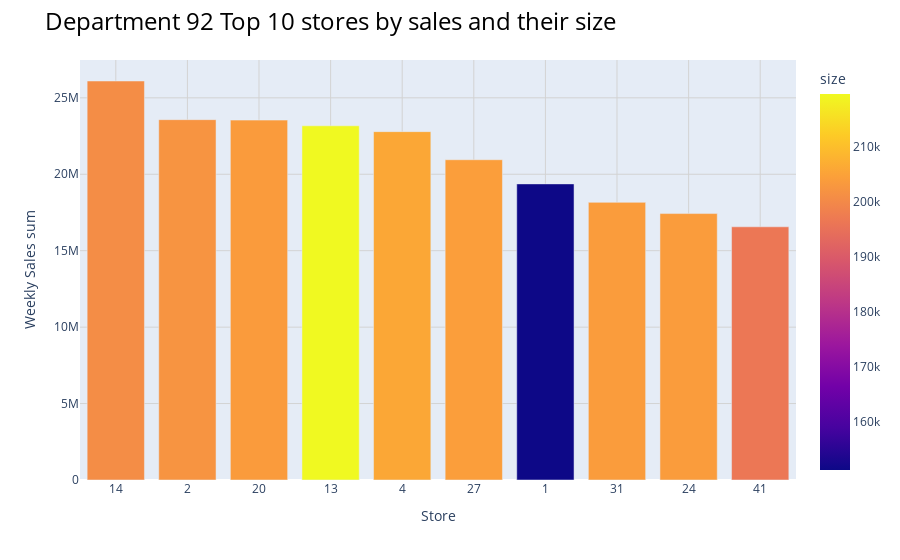

Here is the notebook cell this chart was saved with:
### Code cell
fig2 = px.bar(s_d_1, x='Store', y = 'sales',color='size')
fig2.update_yaxes(title = 'Weekly Sales sum',
    showgrid=True, gridcolor='lightgray', gridwidth=1)
fig2.update_xaxes(title = 'Store',
    showgrid=True, gridcolor='lightgray', gridwidth=1)
fig2.update_layout(
    title={
        "text": "Department 92 Top 10 stores by sales and their size",
        "font": {
            "size": 24,
            "color": "black"
        }
        }
)
fig2.show()

### Figure 1 — Plotly figure (JSON) as saved in the notebook; plotly's stock layout.template omitted (floating-point values rounded to 4 significant figures)
{"data": [{"alignmentgroup": "True", "hovertemplate": "Store=%{x}<br>sales=%{y}<br>size=%{marker.color}<extra></extra>", "legendgroup": "", "marker": {"color": [200898, 202307, 203742, 219622, 205863, 204184, 151315, 203750, 203819, 196321], "coloraxis": "coloraxis", "pattern": {"shape": ""}}, "name": "", "offsetgroup": "", "orientation": "v", "showlegend": false, "textposition": "auto", "type": "bar", "x": ["14", "2", "20", "13", "4", "27", "1", "31", "24", "41"], "xaxis": "x", "y": [26100000.0, 23570000.0, 23540000.0, 23170000.0, 22790000.0, 20950000.0, 19370000.0, 18160000.0, 17430000.0, 16560000.0], "yaxis": "y"}], "layout": {"barmode": "relative", "coloraxis": {"colorbar": {"title": {"text": "size"}}, "colorscale": [[0, "#0d0887"], [0.1111, "#46039f"], [0.2222, "#7201a8"], [0.3333, "#9c179e"], [0.4444, "#bd3786"], [0.5556, "#d8576b"], [0.6667, "#ed7953"], [0.7778, "#fb9f3a"], [0.8889, "#fdca26"], [1, "#f0f921"]]}, "legend": {"tracegroupgap": 0}, "margin": {"t": 60}, "title": {"font": {"color": "black", "size": 24}, "text": "Department 92 Top 10 stores by sales and their size"}, "xaxis": {"anchor": "y", "domain": [0, 1], "gridcolor": "lightgray", "gridwidth": 1, "showgrid": true, "title": {"text": "Store"}}, "yaxis": {"anchor": "x", "domain": [0, 1], "gridcolor": "lightgray", "gridwidth": 1, "showgrid": true, "title": {"text": "Weekly Sales sum"}}}}
